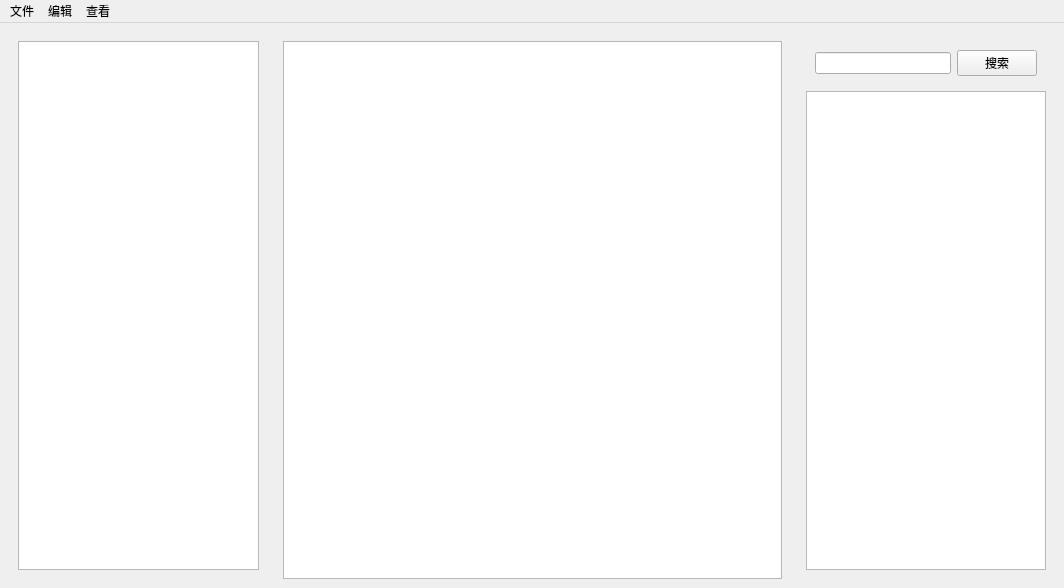
<?xml version="1.0" encoding="UTF-8"?>
<ui version="4.0">
 <class>MainWindow</class>
 <widget class="QMainWindow" name="MainWindow">
  <property name="geometry">
   <rect>
    <x>0</x>
    <y>0</y>
    <width>1064</width>
    <height>588</height>
   </rect>
  </property>
  <property name="windowTitle">
   <string>MainWindow</string>
  </property>
  <widget class="QWidget" name="centralwidget">
   <layout class="QHBoxLayout" name="horizontalLayout_4" stretch="1,2,1">
    <item>
     <widget class="QWidget" name="left_widget" native="true">
      <layout class="QHBoxLayout" name="horizontalLayout_3">
       <item>
        <widget class="QTreeView" name="treeView">
         <property name="font">
          <font>
           <pointsize>15</pointsize>
          </font>
         </property>
         <property name="editTriggers">
          <set>QAbstractItemView::NoEditTriggers</set>
         </property>
        </widget>
       </item>
      </layout>
     </widget>
    </item>
    <item>
     <widget class="QWidget" name="center_widget" native="true">
      <property name="sizePolicy">
       <sizepolicy hsizetype="Preferred" vsizetype="Preferred">
        <horstretch>12</horstretch>
        <verstretch>12</verstretch>
       </sizepolicy>
      </property>
      <property name="maximumSize">
       <size>
        <width>16777215</width>
        <height>16777215</height>
       </size>
      </property>
      <property name="sizeIncrement">
       <size>
        <width>3</width>
        <height>3</height>
       </size>
      </property>
      <property name="layoutDirection">
       <enum>Qt::LeftToRight</enum>
      </property>
      <property name="autoFillBackground">
       <bool>true</bool>
      </property>
      <layout class="QHBoxLayout" name="horizontalLayout_2">
       <property name="spacing">
        <number>0</number>
       </property>
       <property name="bottomMargin">
        <number>0</number>
       </property>
       <item>
        <widget class="QGraphicsView" name="graphicsView"/>
       </item>
      </layout>
     </widget>
    </item>
    <item>
     <widget class="QWidget" name="right_widget" native="true">
      <layout class="QVBoxLayout" name="verticalLayout">
       <item>
        <widget class="QWidget" name="widget_2" native="true">
         <layout class="QHBoxLayout" name="horizontalLayout">
          <item>
           <widget class="QLineEdit" name="lineEdit"/>
          </item>
          <item>
           <widget class="QPushButton" name="pushButton">
            <property name="text">
             <string>搜索</string>
            </property>
           </widget>
          </item>
         </layout>
        </widget>
       </item>
       <item>
        <widget class="QTreeView" name="treeView_2"/>
       </item>
      </layout>
     </widget>
    </item>
   </layout>
  </widget>
  <widget class="QMenuBar" name="menubar">
   <property name="geometry">
    <rect>
     <x>0</x>
     <y>0</y>
     <width>1064</width>
     <height>28</height>
    </rect>
   </property>
   <widget class="QMenu" name="menu123">
    <property name="title">
     <string>文件</string>
    </property>
    <addaction name="actiondaoru"/>
    <addaction name="actiondaochu"/>
    <addaction name="actionxinxi"/>
   </widget>
   <widget class="QMenu" name="menubianji">
    <property name="title">
     <string>编辑</string>
    </property>
    <addaction name="actionduibi"/>
    <addaction name="actiontuxiang"/>
    <addaction name="actiontuxiang_2"/>
    <addaction name="action_2"/>
   </widget>
   <widget class="QMenu" name="menu">
    <property name="title">
     <string>查看</string>
    </property>
    <addaction name="action"/>
   </widget>
   <addaction name="menu123"/>
   <addaction name="menubianji"/>
   <addaction name="menu"/>
  </widget>
  <action name="actiondaoru">
   <property name="text">
    <string>文件导入</string>
   </property>
  </action>
  <action name="actiondaochu">
   <property name="text">
    <string>文件导出</string>
   </property>
  </action>
  <action name="actionxinxi">
   <property name="text">
    <string>文件信息</string>
   </property>
  </action>
  <action name="actionduibi">
   <property name="text">
    <string>对比度拉伸</string>
   </property>
  </action>
  <action name="actiontuxiang">
   <property name="text">
    <string>图像顺时针旋转</string>
   </property>
  </action>
  <action name="actiontuxiang_2">
   <property name="text">
    <string>图像水平翻转</string>
   </property>
  </action>
  <action name="action">
   <property name="text">
    <string>处理结果</string>
   </property>
  </action>
  <action name="action_2">
   <property name="text">
    <string>图形垂直翻转</string>
   </property>
  </action>
 </widget>
 <resources/>
 <connections/>
</ui>
